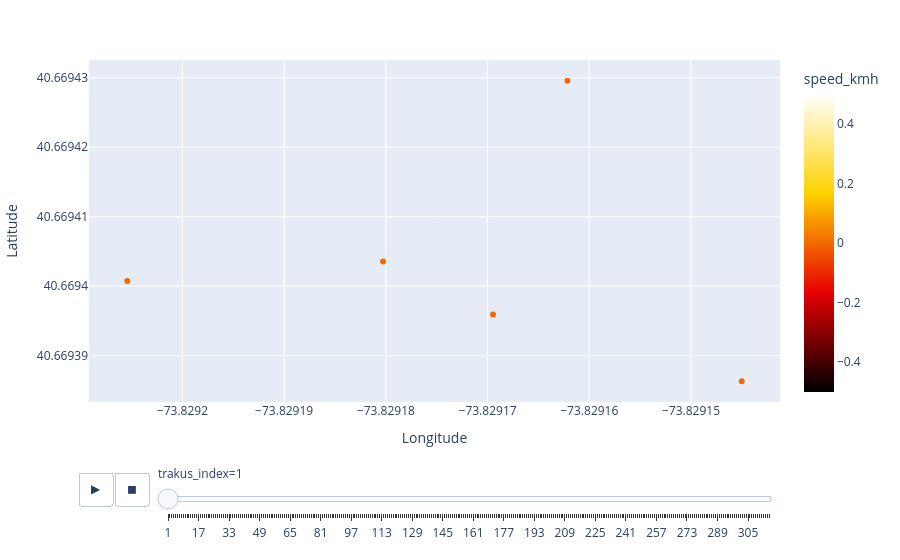

Here is the notebook cell this chart was saved with:
### Code cell
fig = px.scatter(
    one_race_df,
    x="longitude",
    y="latitude",
    animation_frame="trakus_index",
    animation_group="horse_pk",
    color="speed_kmh",
    color_continuous_scale="hot",
    hover_data=["horse_pk", "speed_kmh", "cum_race_distance_m"],
)

fig.update_layout(
    xaxis_title="Longitude",
    yaxis_title="Latitude",
)
fig.show()
